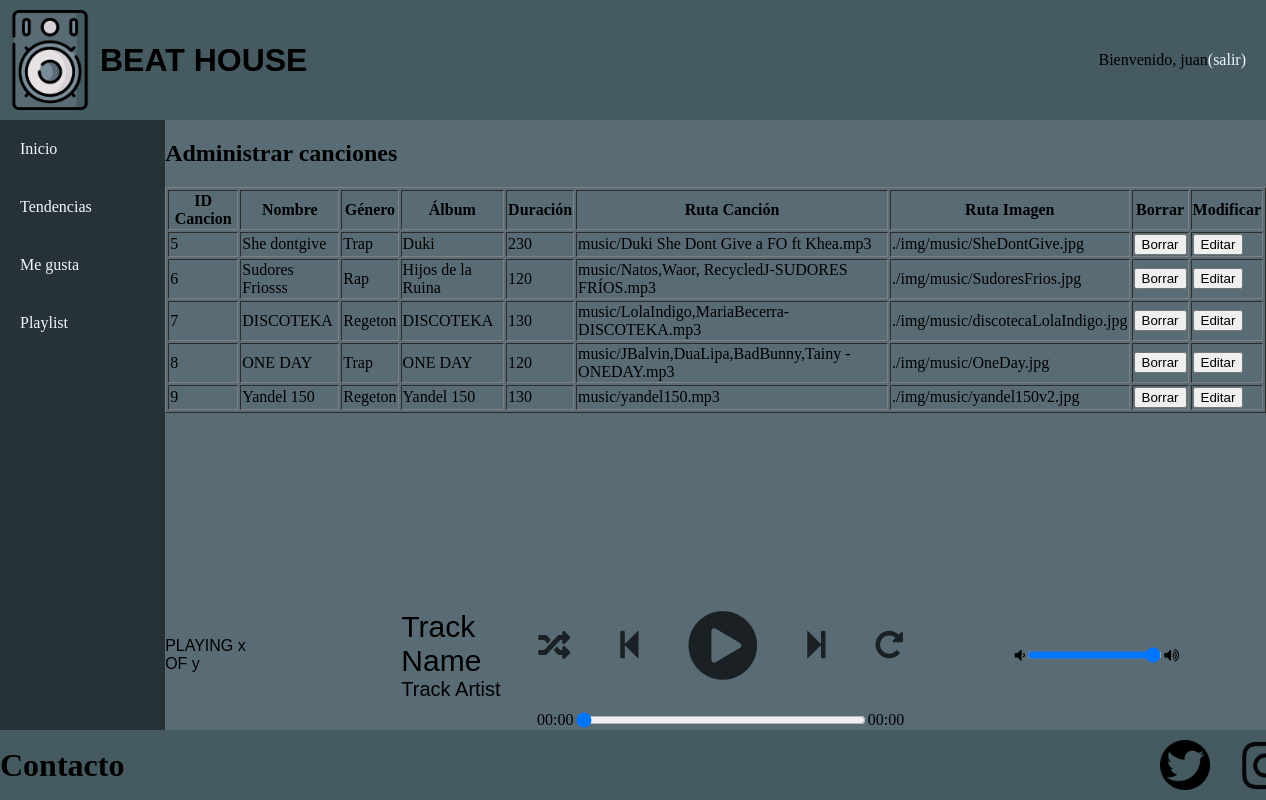
The app's page /GestionCanciones.php (signed in) with its own data.
### tables this page shows
CREATE TABLE `canciones` (
  `idCancion` int(11) NOT NULL,
  `nombreCancion` varchar(20) NOT NULL,
  `genero` varchar(30) NOT NULL,
  `nombreAlbum` varchar(30) NOT NULL,
  `duracion` varchar(20) NOT NULL,
  `rutaCancion` varchar(150) NOT NULL,
  `rutaImagen` varchar(150) NOT NULL
);

### GestionCanciones.php (called while the page is built, shortened)
<?php
    $form = new es\ucm\fdi\aw\FormModificarCancion();
    if (isset($_POST['borrarCancion'])) {
        $idCancion = $_POST['borrarCancion'] ?? '';
        es\ucm\fdi\aw\Admin::borrarCancion($idCancion);
        header("Location: gestionCanciones.php");
    }
    else if (isset($_POST['modificarCancion'])) {
        $datosCancion = json_decode($_POST['modificarCancion']);
        $_SESSION['datosCancion'] = $datosCancion;
        $contenidoPrincipal = $form->gestionaModificarDatos($datosCancion);
    }
    else if(isset($_POST['Aplicar'])){
        $datosCancion = $_SESSION['datosCancion'];
        $contenidoPrincipal = $form->gestionaModificarDatos($datosCancion);
    }
    else{
        $contenidoPrincipal = es\ucm\fdi\aw\Admin::mostrarCanciones();
    }
    require RAIZ_APP . "/vistas/plantillas/plantilla.php";

### includes/Admin.php (the view, shortened to what this page needs)
<?php
class Admin
{
    public static function mostrarCanciones()
    {
        $conn = Aplicacion::getInstance()->getConexionBd();
        $consulta = "SELECT * FROM canciones";
        $resultado = $conn->query($consulta);
        $contenidoPrincipal = "<h1>Administrar canciones</h1>";
        $contenidoPrincipal .= "<table border='1'>";
        $contenidoPrincipal .= "<tr><th>ID Cancion</th><th>Nombre</th><th>Género</th><th>Álbum</th><th>Duración</th><th>Ruta Canción</th><th>Ruta Imagen</th><th>Borrar</th><th>Modificar</th></tr>";
        while ($fila = $resultado->fetch_assoc()) {
            $contenidoPrincipal .= "<tr>";
            $contenidoPrincipal .= "<td>" . $fila['idCancion'] . "</td>";
            $contenidoPrincipal .= "<td>" . $fila['nombreCancion'] . "</td>";
            $contenidoPrincipal .= "<td>" . $fila['genero'] . "</td>";
            $contenidoPrincipal .= "<td>" . $fila['nombreAlbum'] . "</td>";
            $contenidoPrincipal .= "<td>" . $fila['duracion'] . "</td>";
            $contenidoPrincipal .= "<td>" . $fila['rutaCancion'] . "</td>";
            $contenidoPrincipal .= "<td>" . $fila['rutaImagen'] . "</td>";
            $info = [$fila['idCancion'], $fila['nombreCancion'], $fila['genero'], $fila['nombreAlbum'], $fila['duracion'], $fila['rutaCancion'], $fila['rutaImagen']];
            $datos = json_encode($info);
            $contenidoPrincipal .= "<td>
                <form action='gestionCanciones.php' method='POST'>
                    <button type='submit' name='borrarCancion' value='{$fila['idCancion']}'>Borrar</button>
                </form>
            </td>";
            $contenidoPrincipal .= "<td>
                <form action='gestionCanciones.php' method='POST'>
                    <button type='submit' name='modificarCancion' value='{$datos}'>Editar</button>
                </form>
            </td>";
            $contenidoPrincipal .= "</tr>";
        }
        $contenidoPrincipal .= "</table>";
        return $contenidoPrincipal;
    }
}

### css/estiloPagina.css (style rules this page uses)
body { background-color: #596C76; margin: 0; display: flex; flex-direction: column; }

### records on screen
canciones: idCancion "5", nombreCancion "She dontgive", genero "Trap", nombreAlbum "Duki", duracion "230", rutaCancion "music/Duki She Dont Give a FO ft Khea.mp3", rutaImagen "./img/music/SheDontGive.jpg"
canciones: idCancion "6", nombreCancion "Sudores Friosss", genero "Rap", nombreAlbum "Hijos de la Ruina", duracion "120", rutaCancion "music/Natos,Waor, RecycledJ-SUDORES FRÍOS.mp3", rutaImagen "./img/music/SudoresFrios.jpg"
canciones: idCancion "7", nombreCancion "DISCOTEKA", genero "Regeton", nombreAlbum "DISCOTEKA", duracion "130", rutaCancion "music/LolaIndigo,MariaBecerra-DISCOTEKA.mp3", rutaImagen "./img/music/discotecaLolaIndigo.jpg"
canciones: idCancion "8", nombreCancion "ONE DAY", genero "Trap", nombreAlbum "ONE DAY", duracion "120", rutaCancion "music/JBalvin,DuaLipa,BadBunny,Tainy -ONEDAY.mp3", rutaImagen "./img/music/OneDay.jpg"
canciones: idCancion "9", nombreCancion "Yandel 150", genero "Regeton", nombreAlbum "Yandel 150", duracion "130", rutaCancion "music/yandel150.mp3", rutaImagen "./img/music/yandel150v2.jpg"

### other values on screen
$_SESSION['nombre'] "juan"
